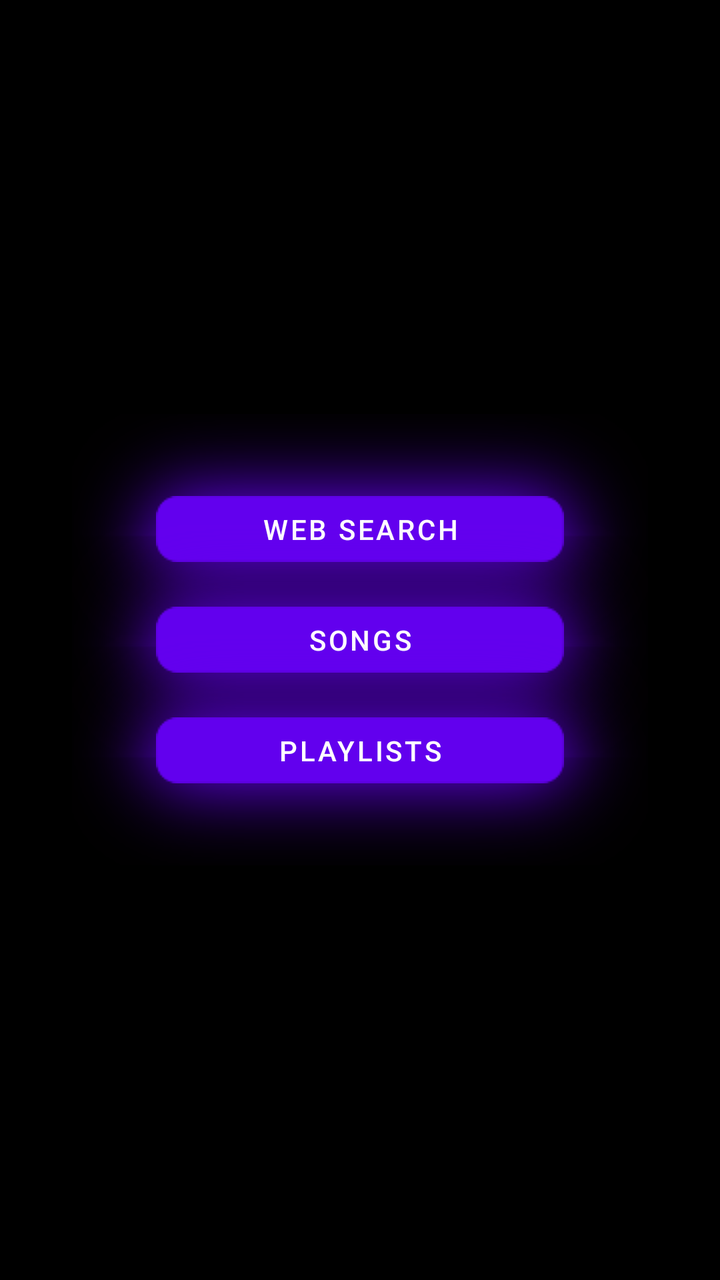
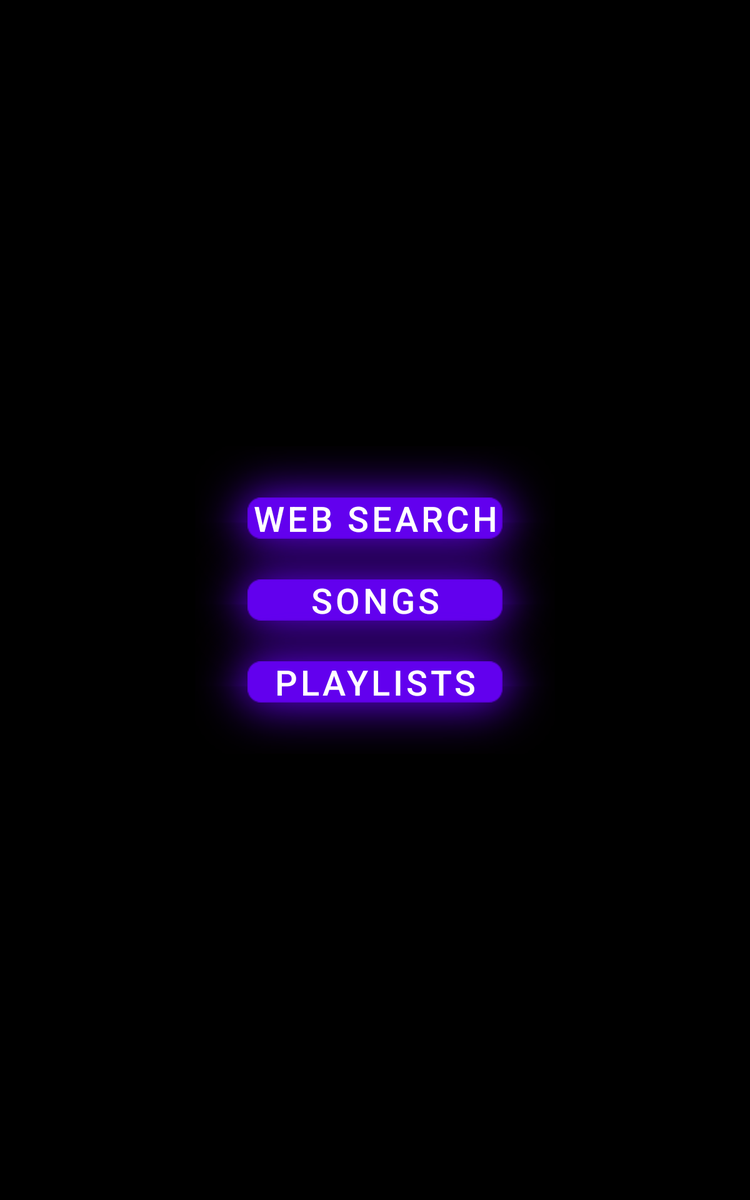

Two renders of one Android screen. The first uses the default layout on a phone; the second uses the alternative layout the repository ships for a different screen configuration, on a matching device. The two XML files are below.
<!-- AndroidManifest.xml: fallback theme Theme.MaterialComponents.DayNight.NoActionBar -->
<!-- res/layout/activity_start.xml -->
<?xml version="1.0" encoding="utf-8"?>
<RelativeLayout xmlns:android="http://schemas.android.com/apk/res/android"
	xmlns:app="http://schemas.android.com/apk/res-auto"
	android:id="@+id/start_activity_main_view"
	android:layout_width="match_parent"
	android:layout_height="match_parent"
	android:background="#000000">

	<TextureView
		android:id="@+id/video_view"
		android:layout_width="match_parent"
		android:layout_height="match_parent"
		android:clickable="false"
		android:focusable="false"
		android:focusableInTouchMode="false" />

	<RelativeLayout
		android:layout_width="wrap_content"
		android:layout_height="wrap_content"
		android:layout_centerInParent="true"
		android:orientation="vertical">

		<Button
			android:id="@+id/button_web_search"
			android:layout_width="wrap_content"
			android:layout_height="wrap_content"
			android:layout_alignParentTop="true"
			android:background="@drawable/ic_btn_blue_glow"
			android:text="@string/web_search" />

		<Button
			android:id="@+id/button_local_songs"
			android:layout_width="wrap_content"
			android:layout_height="wrap_content"
			android:layout_below="@id/button_web_search"
			android:layout_marginTop="-60dp"
			android:background="@drawable/ic_btn_blue_glow"
			android:text="Songs" />

		<Button
			android:id="@+id/button_playlists"
			android:layout_width="wrap_content"
			android:layout_height="wrap_content"
			android:layout_marginTop="-60dp"
			android:layout_below="@id/button_local_songs"
			android:background="@drawable/ic_btn_blue_glow"
			android:text="Playlists" />
	</RelativeLayout>

</RelativeLayout>
<!-- resources referenced by this layout -->
<resources>
  <!-- drawable ic_btn_blue_glow: png bitmap (drawable, 18058 bytes) -->
  <string name="web_search">Web Search</string>
</resources>
<!-- res/layout-large/activity_start.xml (the repository's variant of the layout above) -->
<!-- drawn on a 7-inch tablet held upright -->
<?xml version="1.0" encoding="utf-8"?>
<RelativeLayout xmlns:android="http://schemas.android.com/apk/res/android"
	xmlns:app="http://schemas.android.com/apk/res-auto"
	android:id="@+id/start_activity_main_view"
	android:layout_width="match_parent"
	android:layout_height="match_parent"
	android:background="#000000">

	<TextureView
		android:id="@+id/video_view"
		android:layout_width="match_parent"
		android:layout_height="match_parent"
		android:clickable="false"
		android:focusable="false"
		android:focusableInTouchMode="false" />

	<LinearLayout
		android:layout_width="wrap_content"
		android:layout_height="wrap_content"
		android:layout_centerInParent="true"
		android:orientation="vertical">

		<Button
			android:id="@+id/button_web_search"
			android:layout_width="match_parent"
			android:layout_height="wrap_content"
			android:background="@drawable/ic_btn_blue_glow"
			android:text="@string/web_search"
			android:textSize="28sp" />

		<Button
			android:id="@+id/button_local_songs"
			android:layout_width="match_parent"
			android:layout_height="wrap_content"
			android:layout_marginTop="-50dp"
			android:background="@drawable/ic_btn_blue_glow"
			android:text="Songs"
			android:textSize="28sp" />

		<Button
			android:id="@+id/button_playlists"
			android:layout_width="match_parent"
			android:layout_height="wrap_content"
			android:layout_marginTop="-50dp"
			android:background="@drawable/ic_btn_blue_glow"
			android:text="Playlists"
			android:textSize="28sp" />
	</LinearLayout>

</RelativeLayout>
